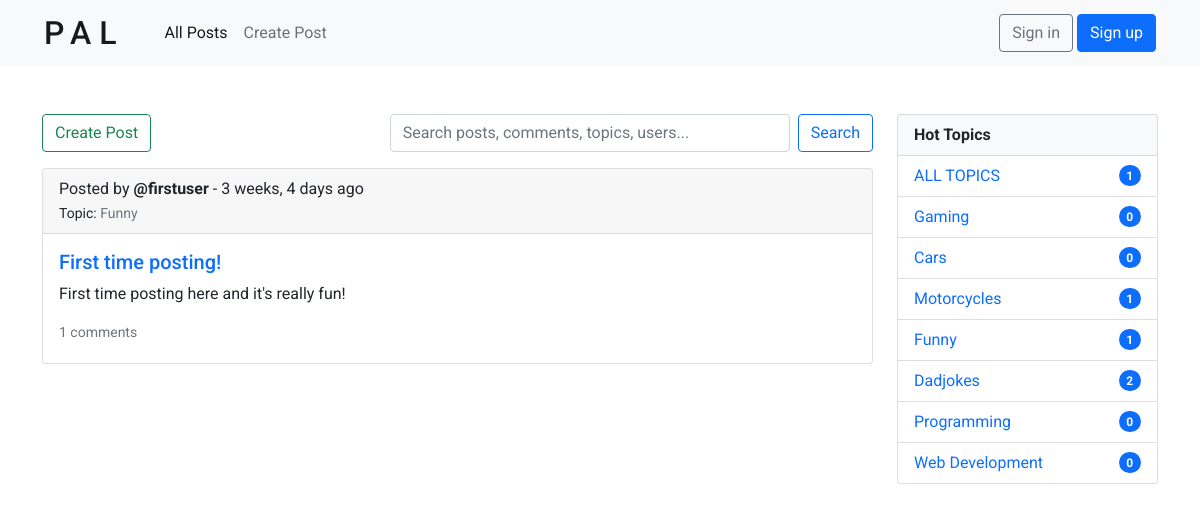
Page /?q=Funny on the committed database.
### posts/models.py (models this page shows, shortened)
class Post(models.Model):
    name = models.CharField(max_length=200)
    description = models.TextField(null=True, blank=True)
    topic = models.ForeignKey(Topic, null=True, on_delete=SET_NULL) # each Post is related to a single Topic
    user = models.ForeignKey(User, null=True, on_delete=SET_NULL) # each Post is related to a single User
    created = models.DateTimeField(auto_now_add=True)
    updated = models.DateTimeField(auto_now=True)

class Topic(models.Model):
    name = models.CharField(max_length=50)
    def __str__(self):
        return self.name

### posts/views.py (the view)
# urls.py: path('', views.index, name='index'),
def index(request):
    if request.GET.get('q') == None:
        query = ''
    else:
        query = request.GET.get('q')
    topics = Topic.objects.all()
    posts = Post.objects.filter(
        Q(topic__name__icontains=query) |
        Q(name__icontains=query) |
        Q(description__icontains=query) |
        Q(comment__body__icontains=query) |
        Q(user__username__icontains=query)
    ).order_by('-created')
    posts_count = posts.count()
    context = {
        'posts': posts,
        'topics': topics,
        'posts_count': posts_count,
    }
    return render(request, 'posts/home.html', context)

### posts/templates/posts/home.html
{% extends 'main.html' %}
{% block content %}
<div class="row justify-content-md-center mt-5 mb-5">
    <div class="col-9">
        {% include 'posts/posts_component.html' %}
    </div>
    <div class="col-3">
        {% include 'posts/topics_component.html' %}
    </div>
</div>
{% endblock content %}

### posts/templates/posts/posts_component.html (shortened to what this page needs)
<div class="d-flex justify-content-between align-items-center">
    <a href="{% url 'posts:create-post' %}" class="btn btn-outline-success">Create Post</a>
    <form method="GET" action="{% url 'posts:index' %}" class="d-flex mr-5">
        <input id="search_all_input" class="form-control me-2" name="q" type="search" placeholder="Search posts, comments, topics, users..." aria-label="Search">
        <button class="btn btn-outline-primary" type="submit">Search</button>
    </form>
</div>
{% for post in posts %}
    <div class="card mt-3">
        <div class="card-header d-flex justify-content-between align-items-center">
            <div>
                <p>Posted by <b>@{{ post.user }}</b> - {{ post.created|timesince }} ago</p>
                <small>Topic: <a href="{% url 'posts:index' %}?q={{ post.topic.name }}" class="text-muted">{{ post.topic }}</a></small>
            </div>
        </div>
        <div class="card-body">
            <h5>
            <a class="card-title" href="{% url 'posts:post' post.id %}">{{ post.name }}</a>
            </h5>
            <p class="card-text">{{ post.description }}</p>
            <small class="d-block mb-1">
                <a href="{% url 'posts:post' post.id %}" class=" text-muted">{{ post.comment_set.all.count }} comments</a>
            </small>
        </div>
    </div>
{% endfor %}

### posts/templates/posts/topics_component.html
<ul class="list-group">
    <li class="list-group-item bg-light">
        <b>Hot Topics</b>
    </li>
    <li class="list-group-item d-flex justify-content-between align-items-center">
        <a href="{% url 'posts:index' %}">ALL TOPICS</a>
        <span class="badge bg-primary rounded-pill">{{ posts_count }}</span>
    </li>
    {% for topic in topics %}
        <li class="list-group-item d-flex justify-content-between align-items-center">
            <a href="{% url 'posts:index' %}?q={{ topic.name }}">{{ topic.name }}</a>
            <span class="badge bg-primary rounded-pill">{{ topic.post_set.all.count }}</span>
        </li>
    {% endfor %}
</ul>

### static/styles/main.css (style rules this page uses)
.card-text { text-overflow: ellipsis; white-space: nowrap; overflow: hidden; }
.card-header p { margin-bottom: 0; }
.btn-outline-primary { margin-left: 1rem; }
#search_all_input { width: 25rem; }
.btn-outline-primary { margin-left: 0; }

### static/styles/base.css (style rules this page uses)
*, *::before, *::after { margin: 0; padding: 0; box-sizing: border-box; }
body { font-family: 'Roboto', sans-serif; }
a { text-decoration: none; }

### rows in the picture
Post: user "firstuser", created "3 weeks, 4 days", topic "Funny", name "First time posting!", description "First time posting here and it's really fun!", comment_set.all.count "1"
Topic: name "Gaming", post_set.all.count "0"
Topic: name "Cars", post_set.all.count "0"
Topic: name "Motorcycles", post_set.all.count "1"
Topic: name "Funny", post_set.all.count "1"
Topic: name "Dadjokes", post_set.all.count "2"
Topic: name "Programming", post_set.all.count "0"
Topic: name "Web Development", post_set.all.count "0"

### other values in the picture
{{ posts_count }} "1"
